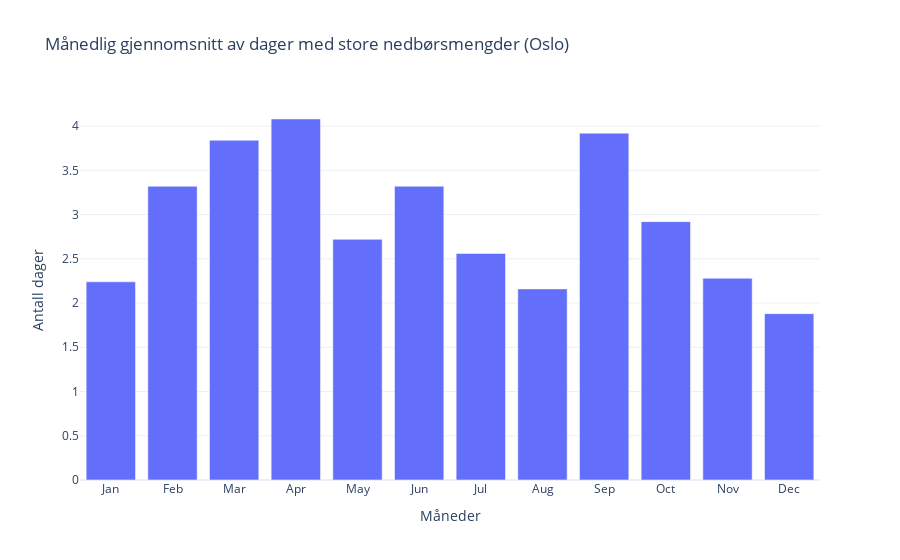

Notebook code for this chart:
### Markdown cell above
### Månedlig gjennomsnitt av dager med store nedbørsmengder

### Code cell
df = oa.find_outliers_per_month(city,element_id,time_offset=offset,include_empty_months=True)

df["year_month"] = pd.to_datetime(df["year_month"])
df["month"] = df["year_month"].dt.month

mean_outliers = (
    df.groupby("month")["outliers_removed"]
      .mean()
      .reindex(range(1, 13))
)

fig = go.Figure()
fig.add_trace(
    go.Bar(
        x=[calendar.month_abbr[m].capitalize() for m in mean_outliers.index],
        y=mean_outliers.values,
        name=city
    )
)
fig.update_layout(
    title=f"Månedlig gjennomsnitt av dager med store nedbørsmengder ({city})",
    xaxis_title="Måneder",
    yaxis_title="Antall dager",
    template="plotly_white"
)
fig.show()

### Figure 1 — Plotly figure (JSON) as saved in the notebook; plotly's stock layout.template omitted (floating-point values rounded to 4 significant figures)
{"data": [{"name": "Oslo", "type": "bar", "x": ["Jan", "Feb", "Mar", "Apr", "May", "Jun", "Jul", "Aug", "Sep", "Oct", "Nov", "Dec"], "y": [2.24, 3.32, 3.84, 4.08, 2.72, 3.32, 2.56, 2.16, 3.92, 2.92, 2.28, 1.88]}], "layout": {"title": {"text": "Månedlig gjennomsnitt av dager med store nedbørsmengder (Oslo)"}, "xaxis": {"title": {"text": "Måneder"}}, "yaxis": {"title": {"text": "Antall dager"}}}}
